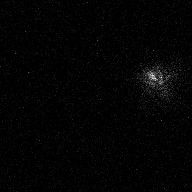
#> input picture images/speckle1.jpg, 192 x 192 px
$ python -i visible.py   (imports and definitions only)
#> lines starting #> are read from the running program, lines starting #| are printed output that depends on the picture; after the words box and inside, x2 and y2 are one past the last pixel; in counts of white or black regions, pixels touching at a corner belong together
import numpy as np
import cv2
from matplotlib import pyplot as plt
from os import listdir
from os.path import splitext, isfile, isdir
from imagemanager import ImageManager
from processing import AstroImageProcessing
from pyplot_utils import show_image, show_image_3d

import cv2
import numpy as np
from scipy.ndimage import gaussian_filter
from skimage.feature import peak_local_max
from scipy.signal import find_peaks

from imagecalculation import  find_ellipse
from scipy.ndimage.filters import maximum_filter
from scipy.ndimage.morphology import generate_binary_structure, binary_erosion
from math import sqrt

from findpeaks import findpeaks

# [186 lines left out: functions detect_peaks2, detect_peaks, load_speckle_images, find_brightest_pixel, align_images, align_images_2 and 1 more, not called in this run]


def find_contours(src,mean_filter=9):
    image = ((src.copy() - src.min())/(src.max()-src.min())*255).astype(np.uint8)
    ret, thresh = cv2.threshold(image,mean_filter*image.mean(), 255, 0)
    #show_image(thresh, "test")
    #show_image(thresh)
    contours, hierarchy = cv2.findContours((thresh).astype(np.uint8), cv2.RETR_TREE, cv2.CHAIN_APPROX_NONE)
    contours=sorted(contours, key=cv2.contourArea, reverse=True)
    return contours

def get_angle(image):

    contours = find_contours(image)
    if len(contours[0])>5:
        (ellipse, major_axe, minor_axe, angle_rad, focus1, focus2) = find_ellipse(contours[0])
    else:
        return None, None
    image=cv2.ellipse(image.copy(), ellipse,255,1)
    #show_image(image, "test")
    return (angle_rad,major_axe)

# [52 lines left out: functions isolate_peaks2, process_speckle_interferometry, not called in this run]


results = []
maindir = "imagesrepo/"

# [18 lines not run here, left out]


"""
    def align2_images(images):
        # Trouver les coordonnées des pixels les plus lumineux dans chaque image
        max_coords = [np.unravel_index(np.argmax(img), img.shape) for img in images]

        # Calculer le décalage nécessaire pour chaque image
        max_x, max_y = max(coords[0] for coords in max_coords), max(coords[1] for coords in max_coords)
        offsets = [(max_x - x, max_y - y) for x, y in max_coords]

        # Agrandir les images et appliquer le décalage
        new_size = (images[0].shape[0] + 2*max_x, images[0].shape[1] + 2*max_y)
        aligned_images = []
        for img, offset in zip(images, offsets):
            new_img = np.zeros(new_size)
            new_img[offset[0]:offset[0]+img.shape[0], offset[1]:offset[1]+img.shape[1]] = img
            aligned_images.append(new_img)

        return aligned_images

    def isolate_peaks(image, sigma=2, min_distance=5, num_peaks=10):

        # Appliquer un filtre gaussien pour réduire le bruit
        smoothed_image = gaussian_filter(image, sigma=sigma)
        #smoothed_image = ndi.maximum_filter(image, size=20, mode='constant')

        # Détection des maxima locaux
        coordinates = peak_local_max(smoothed_image, min_distance=min_distance, num_peaks=num_peaks)

        # Créer une nouvelle image pour afficher les pics
        peak_image = np.zeros_like(image)
        for coord in coordinates:
            peak_image[coord[0], coord[1]] = image[coord[0], coord[1]]

        return peak_image


    def square_correl(image):
        st.header("Correlations")

        col1, col2, col3, col4 = st.columns(4)
        with col1:
            st.caption("Square correlation")
            st.image(AstroImageProcessing.to_int8(AstroImageProcessing.calculate_correlation(image, np.square(image))))
        with col2:
            st.caption("FFT")
            ft = AstroImageProcessing.fourier_transform(image).real()
            ft = (ft*65535/ft.max()).astype(np.uint16)
            st.image(AstroImageProcessing.to_int8(ft))
        with col3:
            st.caption("FFT Auto correlation")
            show_image_3d(AstroImageProcessing.calculate_correlation(ft,ft))
        with col4:
            st.caption("FFT Square auto correlation")
            show_image_3d(AstroImageProcessing.calculate_correlation(ft,np.square(ft)))


    def find_brightest_pixel(image):

        minVal, maxVal, minLoc, maxLoc = cv2.minMaxLoc(image)
        return maxLoc

    def align_images(images, reference_location):

        aligned_images = []
        print(images[0].shape)
        h, w = images[0].shape

        for img in images:
            # Trouver le pixel le plus brillant
            brightest_pixel = find_brightest_pixel(img)

            # Calculer le décalage nécessaire
            dx = reference_location[0] - brightest_pixel[0]
            dy = reference_location[1] - brightest_pixel[1]

            # Créer une matrice de translation et aligner l'image
            translation_matrix = np.float32([[1, 0, dx], [0, 1, dy]])
            aligned_img = cv2.warpAffine(img, translation_matrix, (w, h))

            aligned_images.append(aligned_img)

        return aligned_images

    def filter(image):
        rows, cols = image.shape
        crow, ccol = rows // 2, cols // 2
        radius = 30  # Radius of the low-pass filter
        mask = np.zeros((rows, cols), np.uint8)
        y, x = np.ogrid[:rows, :cols]
        mask_area = (x - ccol)**2 + (y - crow)**2 <= radius**2
        mask[mask_area] = 1


        f_shift_filtered = image * mask
        return f_shift_filtered
"""

>>> import cv2
>>> picture = cv2.imread('images/speckle1.jpg')
#> picture is the input picture: shape (192, 192, 3); min 0, max 252, mean 4
>>> result = get_angle(picture)
#> in find_contours, `ret, thresh = cv2.threshold(image,mean_filter*image.mean(), 255, 0)`:
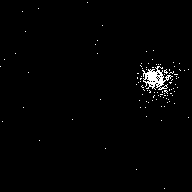
#> thresh: shape (192, 192, 3); 1.3% white in thin lines or dots
#> in find_contours, `ret, thresh = cv2.threshold(image,mean_filter*image.mean(), 255, 0)`: ret = 36
#> (the run stopped early here; a loop or call above may not have finished)

$ run again, on images/speckle2.jpg
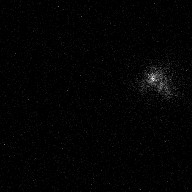
#> input picture images/speckle2.jpg, 192 x 192 px
#> picture is the input picture: shape (192, 192, 3); min 0, max 255, mean 3.6
#> in find_contours, `ret, thresh = cv2.threshold(image,mean_filter*image.mean(), 255, 0)`:
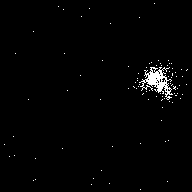
#> thresh: shape (192, 192, 3); 1.4% white; 89 white regions (88 under 20 px), largest, box (x1, y1, x2, y2) and area: (139, 67, 173, 100) 432
#> ret = 32

$ run again, on images/speckle3.jpg
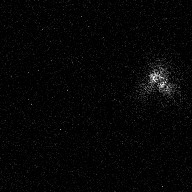
#> input picture images/speckle3.jpg, 192 x 192 px
#> picture is the input picture: shape (192, 192, 3); min 0, max 255, mean 5.6
#> in find_contours, `ret, thresh = cv2.threshold(image,mean_filter*image.mean(), 255, 0)`:
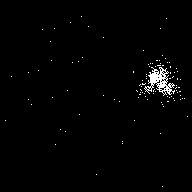
#> thresh: shape (192, 192, 3); 1.3% white in thin lines or dots, all inside (x1, y1, x2, y2) = (5, 16, 188, 187)
#> ret = 49
